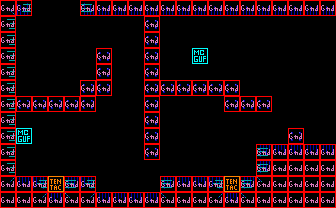

Below is a game level as drawn by its tile map, then a one-line description and the .tmx file that defines it, in full:
An orthogonal 21x13 tile map with 16x16 px tiles, 2 tile layers (bg, col), 2 tilesets.

<map version="1.10" tiledversion="1.10.2" orientation="orthogonal" renderorder="right-down" width="21" height="13" tilewidth="16" tileheight="16" infinite="0" nextlayerid="4" nextobjectid="31">
 <tileset firstgid="1" source="tileset3.tsx" />
 <tileset firstgid="241" source="obj.tsx" />
 <layer id="1" name="bg" width="21" height="13">
  <data encoding="csv">
166,186,1,1,1,188,167,167,167,167,167,167,167,167,167,167,167,167,167,167,167,
185,1,1,1,1,1,1,1,1,182,1,1,1,1,1,1,1,1,1,1,1,
185,1,1,1,1,1,1,1,1,182,1,1,1,1,1,1,1,1,1,1,1,
185,1,1,1,1,1,182,1,1,182,1,1,1,1,1,1,1,1,1,1,1,
185,1,1,1,1,1,182,1,1,182,1,1,1,1,1,1,1,1,1,1,1,
185,1,1,1,1,182,182,1,1,182,182,182,182,182,182,1,1,1,1,1,1,
185,182,182,182,182,182,1,1,1,182,1,1,1,1,182,182,182,1,1,1,1,
185,1,1,1,1,1,1,1,1,182,1,1,1,1,1,1,1,1,1,1,1,
185,1,1,1,1,1,1,1,1,182,1,1,1,1,1,1,1,1,182,1,1,
185,1,1,1,1,1,1,1,1,182,1,1,1,1,1,1,163,164,164,164,164,
185,1,1,1,1,1,1,1,1,1,1,1,1,1,1,1,163,1,1,1,1,
205,164,165,1,163,165,1,1,1,1,163,164,164,165,1,163,203,1,1,1,1,
1,1,205,164,203,205,164,164,164,164,203,1,1,205,164,203,1,1,1,1,1
</data>
 </layer>
 <layer id="2" name="col" width="21" height="13">
  <data encoding="csv">
242,242,241,241,241,242,242,242,242,242,242,242,242,242,242,242,242,242,242,242,242,
242,241,241,241,241,241,241,241,241,242,241,241,241,241,241,241,241,241,241,241,241,
242,241,241,241,241,241,241,241,241,242,241,241,241,241,241,241,241,241,241,241,241,
242,241,241,241,241,241,242,241,241,242,241,241,247,241,241,241,241,241,241,241,241,
242,241,241,241,241,241,242,241,241,242,241,241,241,241,241,241,241,241,241,241,241,
242,241,241,241,241,242,242,241,241,242,242,242,242,242,242,241,241,241,241,241,241,
242,242,242,242,242,242,241,241,241,242,241,241,241,241,242,242,242,241,241,241,241,
242,241,241,241,241,241,241,241,241,242,241,241,241,241,241,241,241,241,241,241,241,
242,247,241,241,241,241,241,241,241,242,241,241,241,241,241,241,241,241,242,241,241,
242,241,241,241,241,241,241,241,241,242,241,241,241,241,241,241,242,242,242,242,242,
242,241,241,241,241,241,241,241,241,241,241,241,241,241,241,241,242,242,242,242,242,
242,242,242,254,242,242,241,241,241,241,242,242,242,242,254,242,242,242,242,242,242,
242,242,242,242,242,242,242,242,242,242,242,242,242,242,242,242,242,242,242,242,242
</data>
 </layer>
 <objectgroup id="3" name="obj" />
</map>
